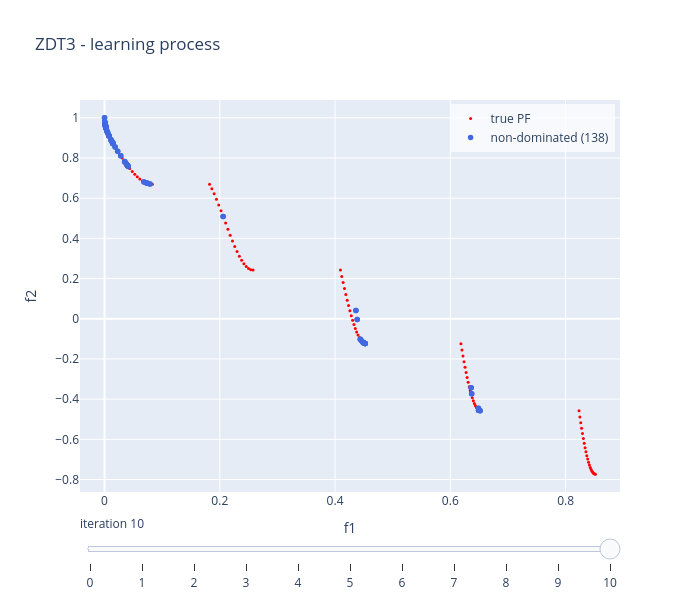

The notebook cell this image was saved under:
### Code cell
choquet_model.visualise("learning", show = False)

### Figure 1 — Plotly figure (JSON) as saved in the notebook; plotly's stock layout.template omitted (floating-point values rounded to 4 significant figures; data arrays with more than 128 entries replaced by an {"elided": "..."} marker saying what was removed)
{"data": [{"marker": {"color": "red", "size": 3}, "mode": "markers", "name": "true PF", "type": "scatter", "x": [0.0, 0.004369, 0.008737, 0.01311, 0.01747, 0.02184, 0.02621, 0.03058, 0.03495, 0.03932, 0.04369, 0.04805, 0.05242, 0.05679, 0.06116, 0.06553, 0.0699, 0.07426, 0.07863, 0.083, 0.1822, 0.1862, 0.1902, 0.1942, 0.1981, 0.2021, 0.2061, 0.2101, 0.214, 0.218, 0.222, 0.226, 0.2299, 0.2339, 0.2379, 0.2419, 0.2458, 0.2498, 0.2538, 0.2578, 0.4093, 0.4117, 0.414, 0.4164, 0.4187, 0.421, 0.4234, 0.4257, 0.4281, 0.4304, 0.4328, 0.4351, 0.4375, 0.4398, 0.4422, 0.4445, 0.4468, 0.4492, 0.4515, 0.4539, 0.6184, 0.6202, 0.622, 0.6238, 0.6256, 0.6274, 0.6292, 0.631, 0.6328, 0.6346, 0.6364, 0.6381, 0.6399, 0.6417, 0.6435, 0.6453, 0.6471, 0.6489, 0.6507, 0.6525, 0.8233, 0.8248, 0.8263, 0.8278, 0.8293, 0.8308, 0.8323, 0.8338, 0.8353, 0.8368, 0.8383, 0.8398, 0.8413, 0.8428, 0.8443, 0.8458, 0.8473, 0.8488, 0.8503, 0.8518], "y": [1.0, 0.9333, 0.9042, 0.8803, 0.8587, 0.8384, 0.8189, 0.8001, 0.7819, 0.7646, 0.7482, 0.7328, 0.7188, 0.7062, 0.6953, 0.6861, 0.6789, 0.6738, 0.6707, 0.6697, 0.6697, 0.6467, 0.6217, 0.5948, 0.5665, 0.5371, 0.5069, 0.4764, 0.446, 0.4162, 0.3874, 0.3601, 0.3347, 0.3117, 0.2914, 0.2742, 0.2604, 0.2504, 0.2442, 0.2422, 0.2422, 0.211, 0.1802, 0.1502, 0.1209, 0.09262, 0.06548, 0.03962, 0.0152, -0.007636, -0.02876, -0.04805, -0.06537, -0.08063, -0.09373, -0.1046, -0.1131, -0.1193, -0.123, -0.1242, -0.1242, -0.1551, -0.1849, -0.2137, -0.2413, -0.2675, -0.2924, -0.3158, -0.3377, -0.3579, -0.3765, -0.3933, -0.4082, -0.4213, -0.4325, -0.4417, -0.4489, -0.4541, -0.4572, -0.4583, -0.4583, -0.4884, -0.5173, -0.5449, -0.5712, -0.5962, -0.6197, -0.6417, -0.6622, -0.681, -0.6982, -0.7138, -0.7276, -0.7396, -0.7499, -0.7583, -0.7649, -0.7696, -0.7724, -0.7734]}, {"marker": {"color": "royalblue", "size": 5.5}, "mode": "markers", "name": "non-dominated (138)", "type": "scatter", "x": {"elided": "138 float values"}, "y": {"elided": "138 float values"}}], "layout": {"height": 600, "legend": {"bgcolor": "rgba(255,255,255,0.7)", "x": 0.99, "xanchor": "right", "y": 0.99, "yanchor": "top"}, "showlegend": true, "sliders": [{"active": 10, "currentvalue": {"prefix": "iteration "}, "steps": [{"args": [["0"], {"frame": {"redraw": true}, "mode": "immediate"}], "label": "0", "method": "animate"}, {"args": [["1"], {"frame": {"redraw": true}, "mode": "immediate"}], "label": "1", "method": "animate"}, {"args": [["2"], {"frame": {"redraw": true}, "mode": "immediate"}], "label": "2", "method": "animate"}, {"args": [["3"], {"frame": {"redraw": true}, "mode": "immediate"}], "label": "3", "method": "animate"}, {"args": [["4"], {"frame": {"redraw": true}, "mode": "immediate"}], "label": "4", "method": "animate"}, {"args": [["5"], {"frame": {"redraw": true}, "mode": "immediate"}], "label": "5", "method": "animate"}, {"args": [["6"], {"frame": {"redraw": true}, "mode": "immediate"}], "label": "6", "method": "animate"}, {"args": [["7"], {"frame": {"redraw": true}, "mode": "immediate"}], "label": "7", "method": "animate"}, {"args": [["8"], {"frame": {"redraw": true}, "mode": "immediate"}], "label": "8", "method": "animate"}, {"args": [["9"], {"frame": {"redraw": true}, "mode": "immediate"}], "label": "9", "method": "animate"}, {"args": [["10"], {"frame": {"redraw": true}, "mode": "immediate"}], "label": "10", "method": "animate"}]}], "title": {"text": "ZDT3 - learning process"}, "width": 700, "xaxis": {"range": [-0.04259, 0.8944], "title": {"text": "f1"}}, "yaxis": {"range": [-0.862, 1.089], "title": {"text": "f2"}}}}
